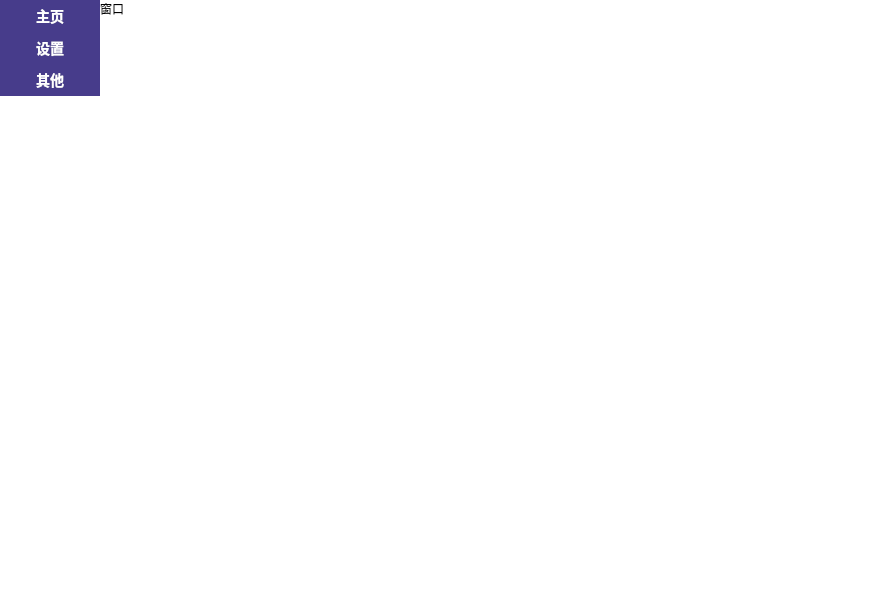
<?xml version="1.0" encoding="UTF-8"?>
<ui version="4.0">
 <class>MainWindow</class>
 <widget class="QMainWindow" name="MainWindow">
  <property name="geometry">
   <rect>
    <x>0</x>
    <y>0</y>
    <width>892</width>
    <height>600</height>
   </rect>
  </property>
  <property name="windowTitle">
   <string>MainWindow</string>
  </property>
  <property name="styleSheet">
   <string notr="true">.QWidget
{
	background-color: #FFFFFF; /*背景色*/ 
}</string>
  </property>
  <widget class="QWidget" name="centralwidget">
   <layout class="QVBoxLayout" name="verticalLayout">
    <property name="spacing">
     <number>0</number>
    </property>
    <property name="leftMargin">
     <number>0</number>
    </property>
    <property name="topMargin">
     <number>0</number>
    </property>
    <property name="rightMargin">
     <number>0</number>
    </property>
    <property name="bottomMargin">
     <number>30</number>
    </property>
    <item>
     <widget class="QWidget" name="widget" native="true">
      <layout class="QHBoxLayout" name="horizontalLayout">
       <property name="spacing">
        <number>0</number>
       </property>
       <property name="leftMargin">
        <number>0</number>
       </property>
       <property name="topMargin">
        <number>0</number>
       </property>
       <property name="rightMargin">
        <number>0</number>
       </property>
       <property name="bottomMargin">
        <number>0</number>
       </property>
       <item>
        <layout class="QVBoxLayout" name="verticalLayout_2">
         <property name="spacing">
          <number>0</number>
         </property>
         <property name="bottomMargin">
          <number>0</number>
         </property>
        </layout>
       </item>
       <item>
        <widget class="QWidget" name="widget_LeftBar" native="true">
         <property name="minimumSize">
          <size>
           <width>100</width>
           <height>0</height>
          </size>
         </property>
         <property name="styleSheet">
          <string notr="true">QPushButton
{
	background-color: #473C8B; /*背景色*/ 
	border-style: outset;
	border-width: 0px;
	border-radius:0px; /*边界圆滑*/
	border-color: #8B7355;
	font: bold 14px;
	min-width:2em;
	color:white; /*字体颜色*/
	/*font-family:华文新魏;*/
	padding: 5px;
}
 
QPushButton:hover
{
	background-color: rgb(85, 0, 255);
}
 
QPushButton:pressed
{
	background-color: #1E90FF; /*伪状态经过时背景色*/ 
	border-style: inset;
}
QPushButton:!enabled{
	background-color: rgb(100, 100, 100);
	border-style: inset;
}</string>
         </property>
         <layout class="QVBoxLayout" name="verticalLayout_4">
          <property name="spacing">
           <number>0</number>
          </property>
          <property name="leftMargin">
           <number>0</number>
          </property>
          <property name="topMargin">
           <number>0</number>
          </property>
          <property name="rightMargin">
           <number>0</number>
          </property>
          <property name="bottomMargin">
           <number>0</number>
          </property>
          <item>
           <widget class="QPushButton" name="btn_main">
            <property name="minimumSize">
             <size>
              <width>46</width>
              <height>0</height>
             </size>
            </property>
            <property name="styleSheet">
             <string notr="true"/>
            </property>
            <property name="text">
             <string>主页</string>
            </property>
           </widget>
          </item>
          <item>
           <widget class="QPushButton" name="btn_setting">
            <property name="minimumSize">
             <size>
              <width>46</width>
              <height>0</height>
             </size>
            </property>
            <property name="styleSheet">
             <string notr="true"/>
            </property>
            <property name="text">
             <string>设置</string>
            </property>
           </widget>
          </item>
          <item>
           <widget class="QPushButton" name="btn_other">
            <property name="minimumSize">
             <size>
              <width>46</width>
              <height>0</height>
             </size>
            </property>
            <property name="styleSheet">
             <string notr="true"/>
            </property>
            <property name="text">
             <string>其他</string>
            </property>
           </widget>
          </item>
          <item>
           <spacer name="verticalSpacer">
            <property name="orientation">
             <enum>Qt::Orientation::Vertical</enum>
            </property>
            <property name="sizeHint" stdset="0">
             <size>
              <width>20</width>
              <height>40</height>
             </size>
            </property>
           </spacer>
          </item>
         </layout>
        </widget>
       </item>
       <item>
        <layout class="QVBoxLayout" name="verticalLayout_3">
         <property name="spacing">
          <number>0</number>
         </property>
         <property name="topMargin">
          <number>0</number>
         </property>
         <property name="bottomMargin">
          <number>30</number>
         </property>
         <item>
          <widget class="QLabel" name="label">
           <property name="text">
            <string>窗口</string>
           </property>
          </widget>
         </item>
         <item>
          <widget class="QStackedWidget" name="stackedWidget">
           <property name="minimumSize">
            <size>
             <width>700</width>
             <height>500</height>
            </size>
           </property>
           <property name="currentIndex">
            <number>2</number>
           </property>
           <widget class="MainPage" name="page_main"/>
           <widget class="SettingPage" name="page_setting"/>
           <widget class="OtherPage" name="page_other"/>
          </widget>
         </item>
         <item>
          <spacer name="verticalSpacer_2">
           <property name="orientation">
            <enum>Qt::Orientation::Vertical</enum>
           </property>
           <property name="sizeHint" stdset="0">
            <size>
             <width>20</width>
             <height>40</height>
            </size>
           </property>
          </spacer>
         </item>
        </layout>
       </item>
       <item>
        <spacer name="horizontalSpacer">
         <property name="orientation">
          <enum>Qt::Orientation::Horizontal</enum>
         </property>
         <property name="sizeHint" stdset="0">
          <size>
           <width>40</width>
           <height>20</height>
          </size>
         </property>
        </spacer>
       </item>
      </layout>
     </widget>
    </item>
   </layout>
  </widget>
 </widget>
 <customwidgets>
  <customwidget>
   <class>SettingPage</class>
   <extends>QWidget</extends>
   <header location="global">../../../../winUI/setting_page.h</header>
   <container>1</container>
  </customwidget>
  <customwidget>
   <class>MainPage</class>
   <extends>QWidget</extends>
   <header location="global">../../../../winUI/main_page.h</header>
   <container>1</container>
  </customwidget>
  <customwidget>
   <class>OtherPage</class>
   <extends>QWidget</extends>
   <header location="global">../../../../winUI/other_page.h</header>
   <container>1</container>
  </customwidget>
 </customwidgets>
 <resources/>
 <connections/>
</ui>
